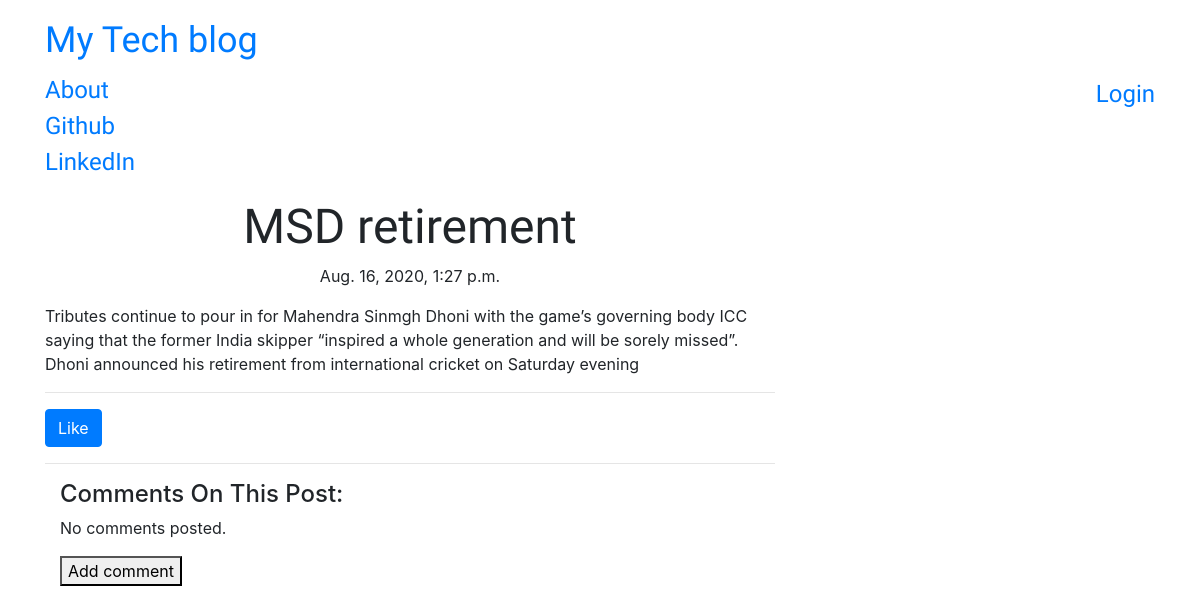
The app's page /post/4/, older data.
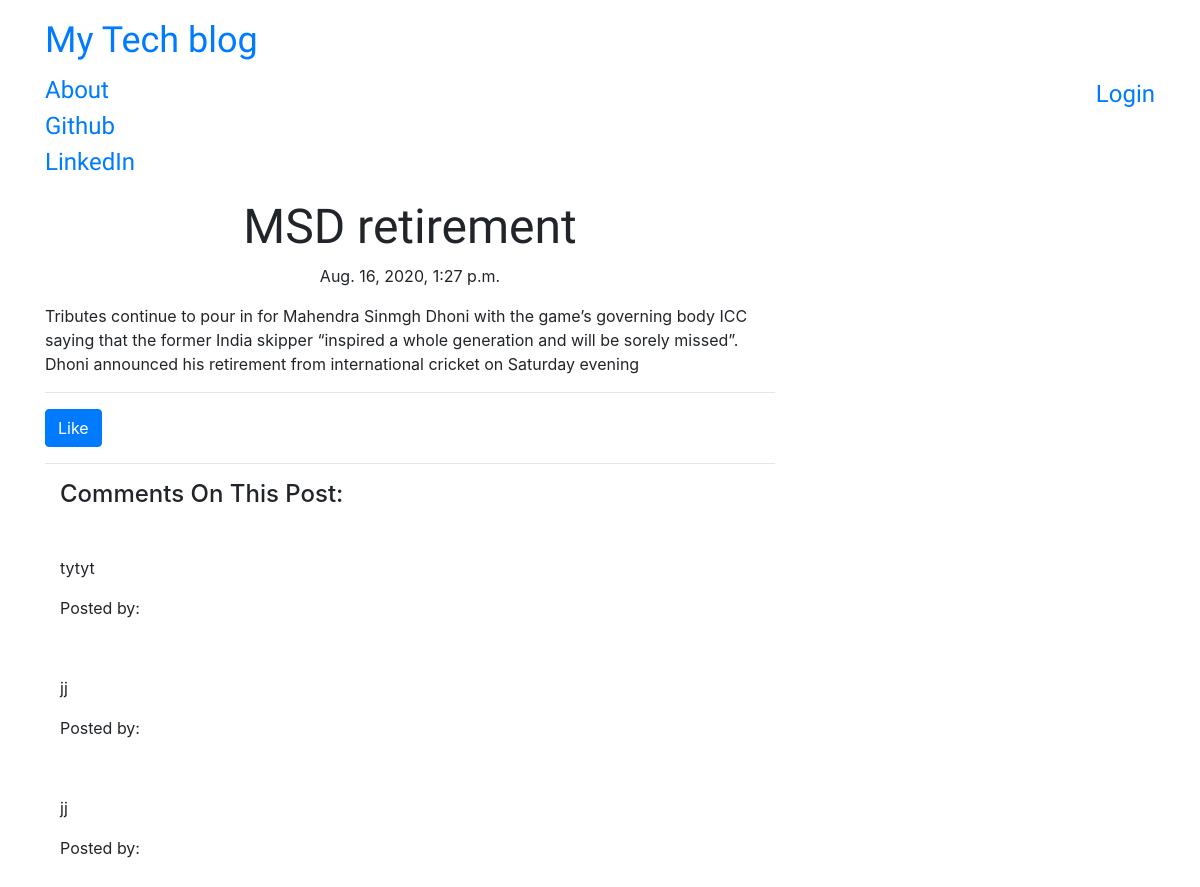
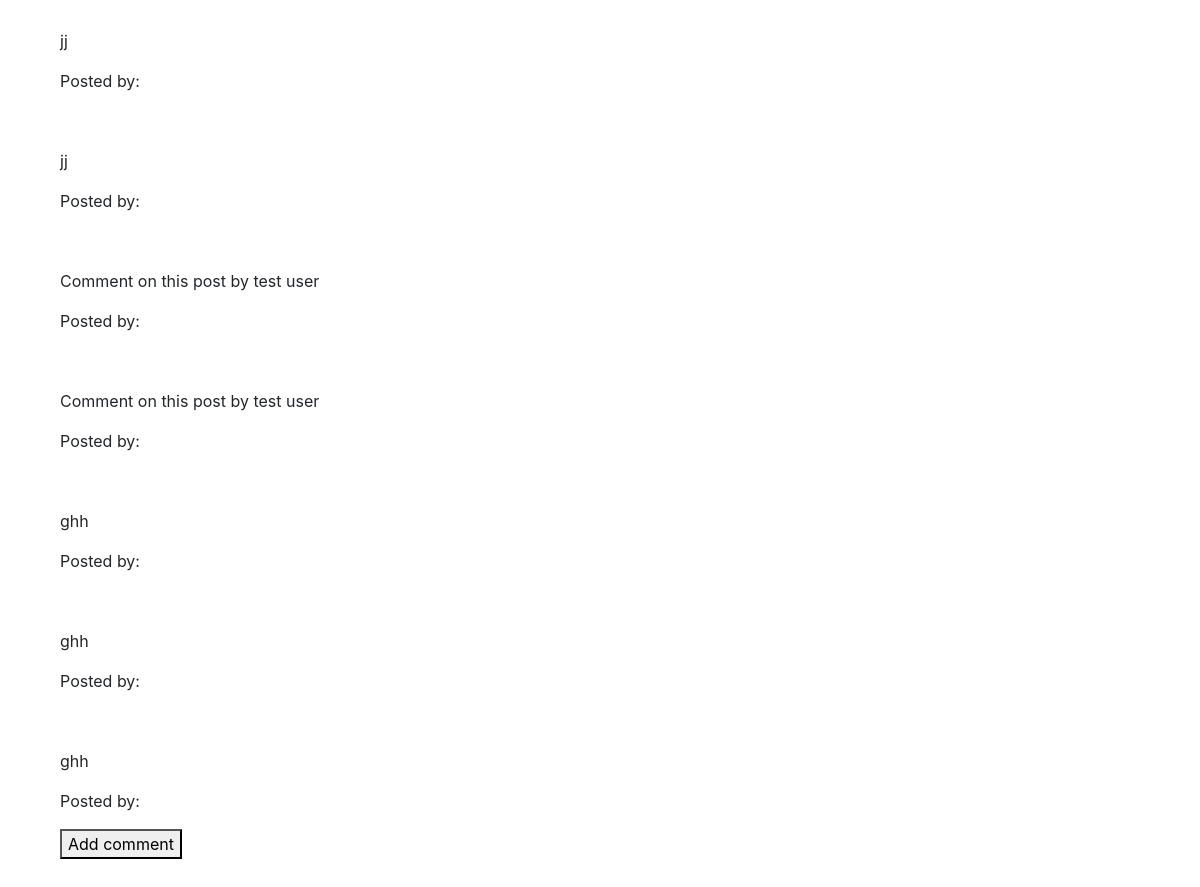
The same page, newer data (2 pictures, top to bottom).
### blog/models.py (models this page shows, shortened)
class Post(models.Model):
    author = models.ForeignKey('auth.User',on_delete=models.ProtectedError)
    title = models.CharField(max_length=200)
    text = models.TextField()
    created_date = models.DateTimeField(default=timezone.now)
    published_date = models.DateTimeField(blank=True, null=True)

class Comment(models.Model):
    post = models.ForeignKey('blog.Post', related_name='comments',on_delete=models.ProtectedError)
    author = models.CharField(max_length=200)
    text = models.TextField()
    created_date = models.DateTimeField(default=timezone.now)

### blog/views.py (the view)
# urls.py: path('post/<pk>/', views.PostDetailView, name='post_detail'),
def PostDetailView(request, pk):
    post = get_object_or_404(Post, pk=pk)
    comments = post.comments
    new_comment = None
    if request.method == 'POST':
        comment_form = CommentForm(data=request.POST)
        if comment_form.is_valid():
            new_comment = comment_form.save(commit=False)
            new_comment.post = post
            new_comment.save()
            return redirect('post_detail', pk=post.pk)
    else:
        comment_form = CommentForm()
    return render(request,
                  'blog/post_detail.html',
                  {'post': post,
                   'comments': comments,
                   'new_comment': new_comment,
                   'comment_form': comment_form})

### blog/templates/blog/post_detail.html (shortened to what this page needs)
{% extends 'blog/base.html' %}
{%load static%}
{% block content %}
        <h1 class='posttitle loader'>{{ post.title }}</h1>
        {% if post.published_date %}
            <div class="date postdate">
                {{ post.published_date }}
            </div>
        {% else %}
            <a class="btn btn-primary" href="{% url 'post_publish' pk=post.pk %}">Publish</a>
        {% endif %}
      <p class='postcontent' >{{ post.text|safe|linebreaksbr }}</p>
<hr>
<span>
    <a class="likebutton" id="like{{ post.pk }}" href="#" data-catid="{{ post.pk }}"> <button class="btn btn-primary" id="likebutton">Like</button></a>
</span>
  <hr>
  <div class="container">
    <div class="loader post">
        <h4>Comments On This Post:</h4>
    </div>
  {% for comment in post.comments.all %}
  <br>
          <p>{{ comment.text|safe|linebreaks }}</p>
          <p>Posted by: <strong>{{ comment.author }}</strong></p>
  {% empty %}
      <p>No comments posted.</p>
  {% endfor %}
  <div>
      <button id="addcomment">Add comment</button>
</div>
</div>
{% endblock %}

### blog/templates/blog/base.html (shortened to what this page needs)
<!DOCTYPE html>
{% load static %}
<html>
    <head>
        <link rel="stylesheet" href="https://stackpath.bootstrapcdn.com/bootstrap/4.5.2/css/bootstrap.min.css">
        <link rel="stylesheet" href="{% static 'css/blog.css' %}">
<body>
  <nav class="navbar navbar-default techfont custom-navbar">
    <div class="container">
      <ul class="nav navbar-nav">
        <li><a class='navbar-brand bigbrand' href="{% url 'post_list' %}">My Tech blog</a></li>
        <li><a href="{% url 'about'%}">About</a></li>
        <li><a href="https://www.github.com">Github</a></li>
        <li><a href="https://www.linkedin.com">LinkedIn</a></li>
      </ul>
      <ul class="nav navbar-nav navbar-right">
        {% if user.is_authenticated %}
        <li>
          <a href="{% url 'post_new' %}" >New Post</a>
        </li>
        <li>
          <a href="{% url 'post_draft_list' %}">Drafts</a>
        </li>
        <li>
          <a href="{% url 'logout' %}" >Log out</a>
        </li>
        <li>
          <a >Welcome: {{ user.username }}</a>
        </li>
          {% else %}
          <li><a class='nav navbar-right' href="{% url 'login' %}" >Login</a></li>
        {% endif %}
      </ul>
  </div>
</nav>
        <div class="content container">
            <div class="row">
                <div class="col-md-8">
                  <div class="blog_posts">
                    {% block content %}
                    {% endblock %}
                  </div>
                </div>
            </div>
        </div>
</body>
</html>

### blog/static/css/blog.css (style rules this page uses)
.techfont { font-family: 'Russo One', sans-serif; font-size: 1.5em; margin-bottom: 10px; }
.postdate { text-align: center; }
.posttitle { font-family: 'Russo One', sans-serif; font-size: 3em; text-align: center; }
.postcontent { font-family: 'Montserrat'; font-size: 1.5em; }
.bigbrand { font-size: 1.5em; }

Row changes from the older to the newer data that the page shows:
added Comment: text "tytyt"
added Comment: text "jj"
added Comment: text "jj"
added Comment: text "jj"
added Comment: text "jj"
added Comment: text "Comment on this post by test user"
added Comment: text "Comment on this post by test user"
added Comment: text "ghh"
added Comment: text "ghh"
added Comment: text "ghh"
Text that changed along with them:
text no longer shown: "No comments posted."
